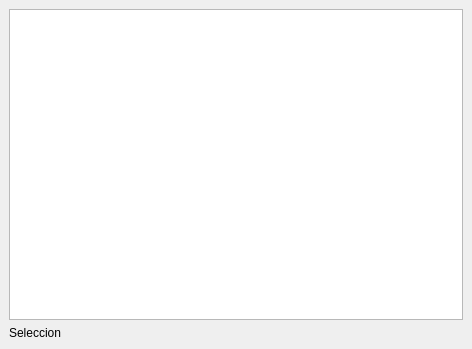
<?xml version="1.0" encoding="UTF-8"?>
<ui version="4.0">
 <class>MainWindow</class>
 <widget class="QMainWindow" name="MainWindow">
  <property name="geometry">
   <rect>
    <x>0</x>
    <y>0</y>
    <width>472</width>
    <height>349</height>
   </rect>
  </property>
  <property name="windowTitle">
   <string>MainWindow</string>
  </property>
  <widget class="QWidget" name="centralwidget">
   <layout class="QVBoxLayout" name="verticalLayout">
    <item>
     <widget class="QTableWidget" name="tabla">
      <property name="rowCount">
       <number>0</number>
      </property>
      <property name="columnCount">
       <number>0</number>
      </property>
     </widget>
    </item>
    <item>
     <widget class="QLabel" name="seleccion">
      <property name="text">
       <string>Seleccion</string>
      </property>
     </widget>
    </item>
   </layout>
  </widget>
 </widget>
 <resources/>
 <connections/>
</ui>
